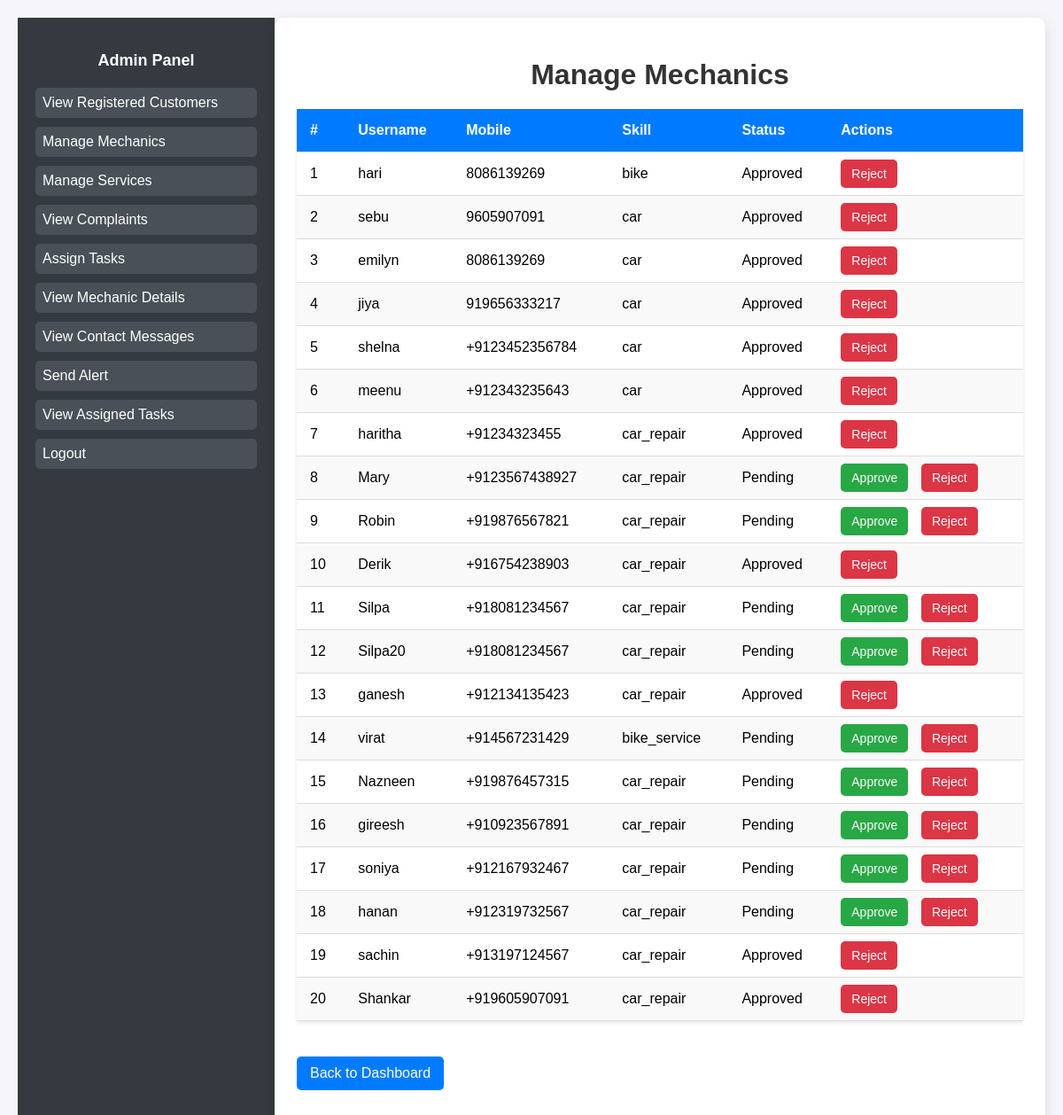
Page /manage_mechanic/ (signed in) on the earlier database version.
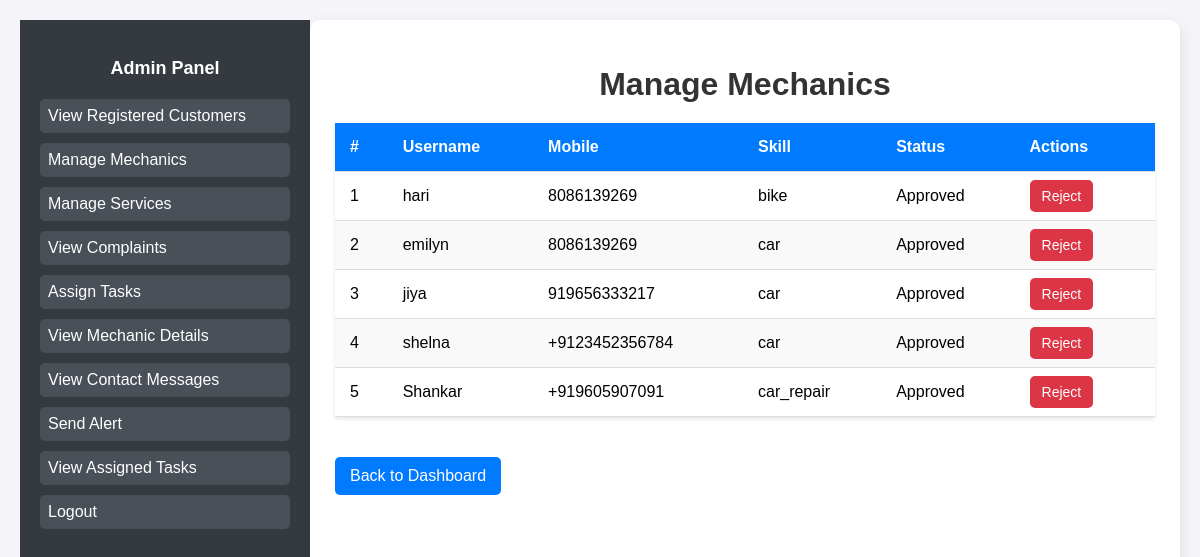
Same page on the later database version.
### Home/models.py (models this page shows, shortened)
class Mechanic(models.Model):
    user = models.OneToOneField(User, on_delete=models.CASCADE)
    mobile = models.CharField(max_length=15)
    skill = models.CharField(max_length=100)
    status = models.BooleanField(default=False)  # Approval status by admin

### Home/views.py (the view)
# urls.py: path('manage_mechanic/', views.manage_mechanic, name='manage_mechanic'),
@login_required
@user_passes_test(lambda u: u.is_superuser)
def manage_mechanic(request):
    mechanics = Mechanic.objects.all()
    if 'approve' in request.GET:
        mechanic_id = request.GET.get('approve')
        mechanic = get_object_or_404(Mechanic, id=mechanic_id)
        mechanic.status = True
        mechanic.save()
        return redirect('manage_mechanic')  # Reload the page after approval
    if 'reject' in request.GET:
        mechanic_id = request.GET.get('reject')
        mechanic = get_object_or_404(Mechanic, id=mechanic_id)
        mechanic.delete()
        return redirect('manage_mechanic')  # Reload the page after rejection
    return render(request, 'manage_mechanic.html', {'mechanics': mechanics})

### templates/manage_mechanic.html (shortened to what this page needs)
{% extends 'base_admin.html' %}
{% block content %}
<!DOCTYPE html>
<html lang="en">
<head>
</head>
<body>
    <h1>Manage Mechanics</h1>
    <table>
        <thead>
            <tr>
                <th>#</th>
                <th>Username</th>
                <th>Mobile</th>
                <th>Skill</th>
                <th>Status</th>
                <th>Actions</th>
            </tr>
        </thead>
        <tbody>
            {% for mechanic in mechanics %}
            <tr>
                <td>{{ forloop.counter }}</td>
                <td>{{ mechanic.user.username }}</td>
                <td>{{ mechanic.mobile }}</td>
                <td>{{ mechanic.skill }}</td>
                <td>
                    {% if mechanic.status %}
                        Approved
                    {% else %}
                        Pending
                    {% endif %}
                </td>
                <td class="actions">
                    {% if not mechanic.status %}
                    <a href="{% url 'approve_mechanic' mechanic.id %}" class="approve">Approve</a>
                    {% endif %}
                    <a href="{% url 'reject_mechanic' mechanic.id %}" class="reject">Reject</a>
                </td>
            </tr>
            {% empty %}
            <tr>
                <td colspan="6" style="text-align: center; color: #666;">No mechanics available.</td>
            </tr>
            {% endfor %}
        </tbody>
    </table>
    <a href="{% url 'admin_dashboard' %}" class="back-link">Back to Dashboard</a>
</body>
</html>
{% endblock %}

Differences in the rows shown:
removed Mechanic: user.username "sebu", mobile "9605907091", skill "car", status "Approved"
removed Mechanic: user.username "meenu", mobile "+912343235643", skill "car", status "Approved"
removed Mechanic: user.username "haritha", mobile "+91234323455", skill "car_repair", status "Approved"
removed Mechanic: user.username "Mary", mobile "+9123567438927", skill "car_repair", status "Pending"
removed Mechanic: user.username "Robin", mobile "+919876567821", skill "car_repair", status "Pending"
removed Mechanic: user.username "Derik", mobile "+916754238903", skill "car_repair", status "Approved"
removed Mechanic: user.username "Silpa", mobile "+918081234567", skill "car_repair", status "Pending"
removed Mechanic: user.username "Silpa20", mobile "+918081234567", skill "car_repair", status "Pending"
removed Mechanic: user.username "ganesh", mobile "+912134135423", skill "car_repair", status "Approved"
removed Mechanic: user.username "virat", mobile "+914567231429", skill "bike_service", status "Pending"
removed Mechanic: user.username "Nazneen", mobile "+919876457315", skill "car_repair", status "Pending"
removed Mechanic: user.username "gireesh", mobile "+910923567891", skill "car_repair", status "Pending"
removed Mechanic: user.username "soniya", mobile "+912167932467", skill "car_repair", status "Pending"
removed Mechanic: user.username "hanan", mobile "+912319732567", skill "car_repair", status "Pending"
removed Mechanic: user.username "sachin", mobile "+913197124567", skill "car_repair", status "Approved"
